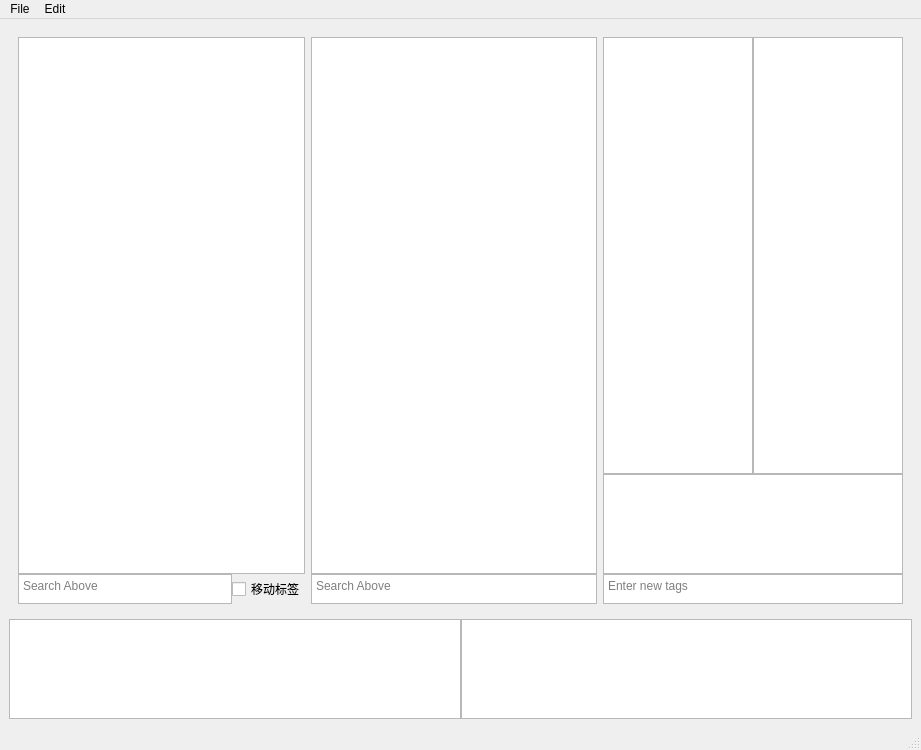
<?xml version="1.0" encoding="UTF-8"?>
<ui version="4.0">
 <class>MainWindow</class>
 <widget class="QMainWindow" name="MainWindow">
  <property name="enabled">
   <bool>true</bool>
  </property>
  <property name="geometry">
   <rect>
    <x>0</x>
    <y>0</y>
    <width>921</width>
    <height>750</height>
   </rect>
  </property>
  <property name="sizePolicy">
   <sizepolicy hsizetype="Preferred" vsizetype="Preferred">
    <horstretch>0</horstretch>
    <verstretch>0</verstretch>
   </sizepolicy>
  </property>
  <property name="maximumSize">
   <size>
    <width>16777215</width>
    <height>16777212</height>
   </size>
  </property>
  <property name="windowTitle">
   <string>标签管理</string>
  </property>
  <widget class="QWidget" name="centralwidget">
   <layout class="QVBoxLayout" name="verticalLayout">
    <property name="sizeConstraint">
     <enum>QLayout::SetDefaultConstraint</enum>
    </property>
    <item>
     <widget class="QWidget" name="tagWidget" native="true">
      <layout class="QHBoxLayout" name="horizontalLayout">
       <item>
        <layout class="QVBoxLayout" name="viewTreeLayout">
         <property name="spacing">
          <number>0</number>
         </property>
         <property name="sizeConstraint">
          <enum>QLayout::SetDefaultConstraint</enum>
         </property>
         <item>
          <widget class="QTreeWidget" name="viewTree">
           <property name="editTriggers">
            <set>QAbstractItemView::NoEditTriggers</set>
           </property>
           <property name="showDropIndicator" stdset="0">
            <bool>false</bool>
           </property>
           <property name="dragEnabled">
            <bool>true</bool>
           </property>
           <property name="dragDropMode">
            <enum>QAbstractItemView::DragOnly</enum>
           </property>
           <property name="animated">
            <bool>true</bool>
           </property>
           <property name="headerHidden">
            <bool>true</bool>
           </property>
           <property name="columnCount">
            <number>1</number>
           </property>
           <column>
            <property name="text">
             <string notr="true">1</string>
            </property>
           </column>
          </widget>
         </item>
         <item>
          <widget class="QWidget" name="viewTreeSearchWidget" native="true">
           <property name="sizePolicy">
            <sizepolicy hsizetype="Ignored" vsizetype="Preferred">
             <horstretch>0</horstretch>
             <verstretch>0</verstretch>
            </sizepolicy>
           </property>
           <property name="minimumSize">
            <size>
             <width>0</width>
             <height>30</height>
            </size>
           </property>
           <property name="maximumSize">
            <size>
             <width>16777215</width>
             <height>30</height>
            </size>
           </property>
           <layout class="QHBoxLayout" name="horizontalLayout_2">
            <property name="spacing">
             <number>0</number>
            </property>
            <property name="leftMargin">
             <number>0</number>
            </property>
            <property name="topMargin">
             <number>0</number>
            </property>
            <property name="rightMargin">
             <number>0</number>
            </property>
            <property name="bottomMargin">
             <number>0</number>
            </property>
            <item>
             <widget class="QTextEdit" name="viewTreeSearchEdit">
              <property name="maximumSize">
               <size>
                <width>16777215</width>
                <height>30</height>
               </size>
              </property>
              <property name="acceptRichText">
               <bool>false</bool>
              </property>
              <property name="placeholderText">
               <string>Search Above</string>
              </property>
             </widget>
            </item>
            <item>
             <widget class="QCheckBox" name="tagMovingCheckBox">
              <property name="text">
               <string>移动标签</string>
              </property>
             </widget>
            </item>
           </layout>
          </widget>
         </item>
        </layout>
       </item>
       <item>
        <layout class="QVBoxLayout" name="mainTreeLayout">
         <property name="spacing">
          <number>0</number>
         </property>
         <item>
          <widget class="MainTagTreeWidget" name="mainTree">
           <property name="editTriggers">
            <set>QAbstractItemView::NoEditTriggers</set>
           </property>
           <property name="dragDropMode">
            <enum>QAbstractItemView::DropOnly</enum>
           </property>
           <property name="animated">
            <bool>true</bool>
           </property>
           <property name="headerHidden">
            <bool>true</bool>
           </property>
           <property name="columnCount">
            <number>1</number>
           </property>
           <column>
            <property name="text">
             <string notr="true">1</string>
            </property>
           </column>
          </widget>
         </item>
         <item>
          <widget class="QTextEdit" name="mainTreeSearchEdit">
           <property name="maximumSize">
            <size>
             <width>16777215</width>
             <height>30</height>
            </size>
           </property>
           <property name="acceptRichText">
            <bool>false</bool>
           </property>
           <property name="placeholderText">
            <string>Search Above</string>
           </property>
          </widget>
         </item>
        </layout>
       </item>
       <item>
        <layout class="QVBoxLayout" name="tagEditLayout">
         <property name="spacing">
          <number>0</number>
         </property>
         <item>
          <layout class="QHBoxLayout" name="newTagLayout">
           <property name="spacing">
            <number>0</number>
           </property>
           <item>
            <widget class="QListWidget" name="newTagTranslList">
             <property name="sizePolicy">
              <sizepolicy hsizetype="Preferred" vsizetype="Expanding">
               <horstretch>0</horstretch>
               <verstretch>0</verstretch>
              </sizepolicy>
             </property>
             <property name="maximumSize">
              <size>
               <width>150</width>
               <height>16777215</height>
              </size>
             </property>
             <property name="verticalScrollBarPolicy">
              <enum>Qt::ScrollBarAlwaysOff</enum>
             </property>
             <property name="editTriggers">
              <set>QAbstractItemView::DoubleClicked</set>
             </property>
             <property name="dragEnabled">
              <bool>true</bool>
             </property>
             <property name="dragDropMode">
              <enum>QAbstractItemView::DragOnly</enum>
             </property>
             <property name="defaultDropAction">
              <enum>Qt::CopyAction</enum>
             </property>
            </widget>
           </item>
           <item>
            <widget class="QListWidget" name="newTagOrignalList">
             <property name="sizePolicy">
              <sizepolicy hsizetype="Preferred" vsizetype="Expanding">
               <horstretch>0</horstretch>
               <verstretch>0</verstretch>
              </sizepolicy>
             </property>
             <property name="maximumSize">
              <size>
               <width>150</width>
               <height>16777215</height>
              </size>
             </property>
             <property name="editTriggers">
              <set>QAbstractItemView::NoEditTriggers</set>
             </property>
             <property name="dragEnabled">
              <bool>true</bool>
             </property>
             <property name="dragDropMode">
              <enum>QAbstractItemView::DragOnly</enum>
             </property>
            </widget>
           </item>
          </layout>
         </item>
         <item>
          <widget class="QListWidget" name="newTagStoreList">
           <property name="sizePolicy">
            <sizepolicy hsizetype="Preferred" vsizetype="Expanding">
             <horstretch>0</horstretch>
             <verstretch>0</verstretch>
            </sizepolicy>
           </property>
           <property name="maximumSize">
            <size>
             <width>16777215</width>
             <height>100</height>
            </size>
           </property>
           <property name="dragEnabled">
            <bool>true</bool>
           </property>
           <property name="dragDropMode">
            <enum>QAbstractItemView::DragDrop</enum>
           </property>
          </widget>
         </item>
         <item>
          <widget class="QTextEdit" name="newTagInput">
           <property name="sizePolicy">
            <sizepolicy hsizetype="Preferred" vsizetype="Expanding">
             <horstretch>0</horstretch>
             <verstretch>0</verstretch>
            </sizepolicy>
           </property>
           <property name="maximumSize">
            <size>
             <width>16777215</width>
             <height>30</height>
            </size>
           </property>
           <property name="acceptRichText">
            <bool>false</bool>
           </property>
           <property name="placeholderText">
            <string>Enter new tags</string>
           </property>
          </widget>
         </item>
        </layout>
       </item>
      </layout>
     </widget>
    </item>
    <item>
     <widget class="QWidget" name="infoWidget" native="true">
      <property name="maximumSize">
       <size>
        <width>16777215</width>
        <height>100</height>
       </size>
      </property>
      <layout class="QHBoxLayout" name="info_layout">
       <property name="spacing">
        <number>0</number>
       </property>
       <property name="sizeConstraint">
        <enum>QLayout::SetMaximumSize</enum>
       </property>
       <property name="leftMargin">
        <number>0</number>
       </property>
       <property name="topMargin">
        <number>0</number>
       </property>
       <property name="rightMargin">
        <number>0</number>
       </property>
       <property name="bottomMargin">
        <number>0</number>
       </property>
       <item>
        <widget class="QTextEdit" name="tagInfo">
         <property name="maximumSize">
          <size>
           <width>16777215</width>
           <height>100</height>
          </size>
         </property>
         <property name="undoRedoEnabled">
          <bool>false</bool>
         </property>
         <property name="readOnly">
          <bool>true</bool>
         </property>
        </widget>
       </item>
       <item>
        <widget class="QTextEdit" name="outputTextEdit">
         <property name="maximumSize">
          <size>
           <width>16777215</width>
           <height>100</height>
          </size>
         </property>
         <property name="undoRedoEnabled">
          <bool>false</bool>
         </property>
         <property name="lineWrapColumnOrWidth">
          <number>0</number>
         </property>
         <property name="readOnly">
          <bool>true</bool>
         </property>
        </widget>
       </item>
      </layout>
     </widget>
    </item>
   </layout>
  </widget>
  <widget class="QMenuBar" name="menubar">
   <property name="geometry">
    <rect>
     <x>0</x>
     <y>0</y>
     <width>921</width>
     <height>21</height>
    </rect>
   </property>
   <widget class="QMenu" name="menu">
    <property name="title">
     <string>File</string>
    </property>
    <addaction name="actionOpen"/>
    <addaction name="actionSave"/>
   </widget>
   <widget class="QMenu" name="menuEdit">
    <property name="title">
     <string>Edit</string>
    </property>
    <addaction name="actionUndo"/>
    <addaction name="actionRedo"/>
   </widget>
   <addaction name="menu"/>
   <addaction name="menuEdit"/>
  </widget>
  <widget class="QStatusBar" name="statusbar"/>
  <action name="actionOpen">
   <property name="text">
    <string>Open</string>
   </property>
  </action>
  <action name="actionSave">
   <property name="text">
    <string>Save</string>
   </property>
  </action>
  <action name="actionUndo">
   <property name="text">
    <string>Undo</string>
   </property>
  </action>
  <action name="actionRedo">
   <property name="text">
    <string>Redo</string>
   </property>
  </action>
 </widget>
 <customwidgets>
  <customwidget>
   <class>MainTagTreeWidget</class>
   <extends>QTreeWidget</extends>
   <header location="global">custom_widget</header>
  </customwidget>
 </customwidgets>
 <resources/>
 <connections/>
</ui>
